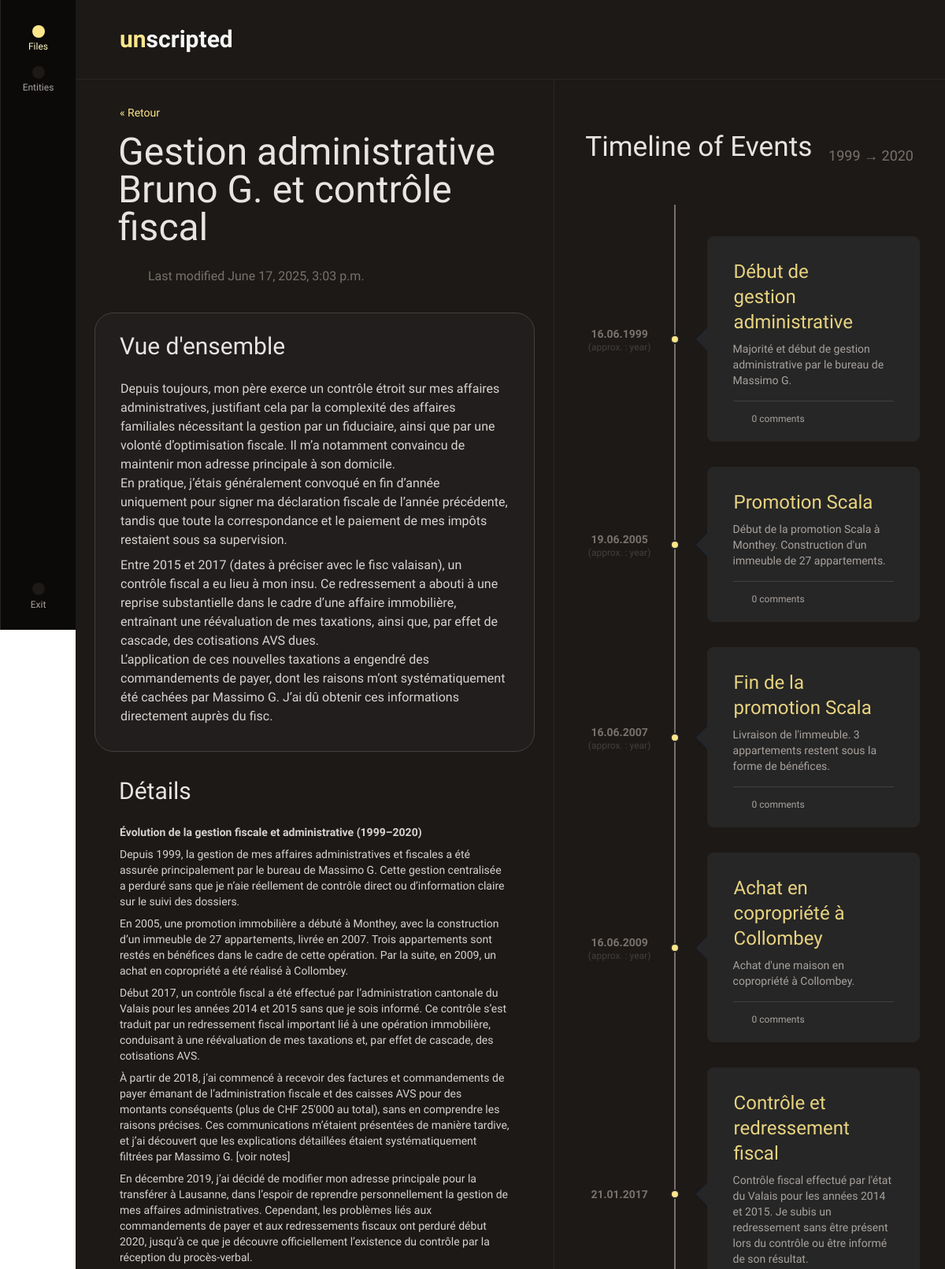
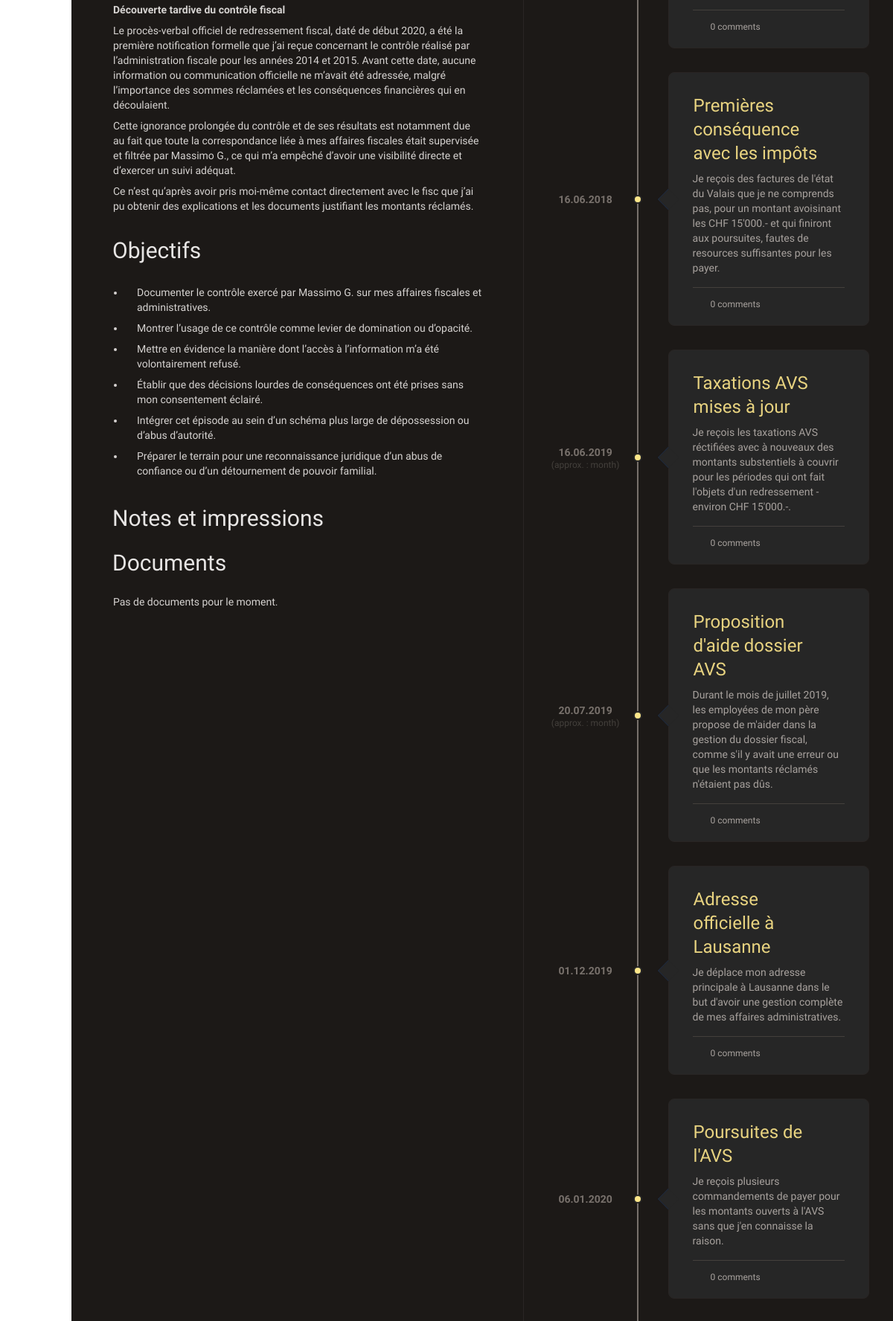
The page /files/gestion-administrative-bruno-g/ (signed in, upper part) on the database its author committed (2 pictures, top to bottom).
### timeline/models.py (models this page shows, shortened)
class File(models.Model):
    owner = models.ForeignKey(User, on_delete=models.SET_NULL, null=True, blank=True, related_name="files")
    slug = models.SlugField(unique=True)
    parent = models.ForeignKey('self', on_delete=models.CASCADE, null=True, blank=True, related_name="children")
    name = models.CharField(max_length=200, unique=True)
    summary = RichTextField(blank=True, null=True)
    details = RichTextField(blank=True, null=True)
    information = RichTextField(blank=True, null=True, verbose_name="Practical informations")
    objectives = RichTextField(blank=True, null=True, verbose_name="Objectives")
    created_at = models.DateTimeField(auto_now_add=True)
    modified_at = models.DateTimeField(auto_now=True)
    documents = GenericRelation('UploadedDocument')
    notes = RichTextField(blank=True, null=True)
    comments = GenericRelation(Comment)
    tags = models.ManyToManyField('Tag', blank=True, related_name='file')
    active = models.BooleanField(default=False)
    def get_documents_from_events(self):
        event_ct = ContentType.objects.get_for_model(Event)
        return UploadedDocument.objects.filter(
            content_type=event_ct,
            object_id__in=self.events.values_list('id', flat=True)
        )

class Event(models.Model):
    owner = models.ForeignKey(User, on_delete=models.SET_NULL, null=True, blank=True, related_name="events")
    file = models.ForeignKey(File, on_delete=models.SET_NULL, null=True, blank=True, related_name="events")
    name = models.CharField(max_length=200)
    date = models.DateField()
    date_approx_level = models.CharField(
        max_length=10,
        choices=APPROXIMATENESS_LEVELS,
        default='none',
    )
    description = RichTextField(blank=True, null=True)
    details = RichTextField(blank=True, null=True)
    abuse_types = models.ManyToManyField(AbuseType, blank=True)
    icon = models.CharField(max_length=50, blank=True)
    created_at = models.DateTimeField(auto_now_add=True)
    documents = GenericRelation('UploadedDocument')
    comments = GenericRelation(Comment)
    tags = models.ManyToManyField('Tag', blank=True, related_name='event')
    def get_absolute_url(self):
        return reverse('event_details', kwargs={'event_id': self.id})
    class Meta:
        ordering = ["date"]

### timeline_backend/views.py (the view)
# urls.py: path('files/<slug:slug>/', views.file_details, name='file_details'),
@login_required
def file_details(request, slug):
    file = get_object_or_404(File, slug=slug)
    events = file.events.order_by("date")
    first_event = events.first()
    last_event = events.last()
    direct_documents = file.documents.all()
    context = {
        "file": file,
        "events": events,
        "first_event": first_event,
        "last_event": last_event,
        'documents_from_events': file.get_documents_from_events(),
        "direct_documents": direct_documents,
    }
    return render(request, "file_details.html", context)

### templates/file_details.html (shortened to what this page needs)
{% extends "files.html" %}
{% block content %}
        <div class="font-sans text-stone-500 flex flex-row items-center gap-3 text-sm">
            <a href="../">« Retour</a>
        </div>
        <h1>{{ file.name }}</h1>
        <div class="font-sans text-stone-500 flex flex-row items-center gap-3 text-sm">
        <span class="text-stone-500 iconify block w-6 h-6 mb-1" data-icon="solar:calendar-date-bold-duotone" data-inline="false"></span>
        <span class="text-base">{% if file.modified_at %}Last modified {{ file.modified_at }}{% else %}Created {{ file.created_at }}{% endif %}</span>
        </div>
        <div class="
        p-6 md:py-6 md:px-8
        border border-stone-700 my-8 text-normal text-stone-300 rounded-3xl
        bg-stone-800 bg-opacity-50
        [&>p]:mb-2
        -mx-4 md:-mx-8
        ">
            <h2>Vue d'ensemble</h2>
            {{ file.summary|safe }}
        </div>
        <div class="
        text-sm text-stone-300
        [&>p]:mb-2 mb-8
        ">
        <h2>Détails</h2>
        {{ file.details|safe }}
        </div>
        <div class="
        text-sm text-stone-300
        [&>p]:mb-2 mb-8
        ">
        <h2>Objectifs</h2>
        {{ file.objectives|safe }}
        </div>
        <div class="
        text-sm text-stone-300
        [&>p]:mb-2 mb-8
        ">
        <h2>Notes et impressions</h2>
        <h2 class="mt-4">Documents</h2>
            <div class="flex flex-col">
            {% for document in documents_from_events %}
            <div class="flex flex-row mb-4">
                <div class="flex flex-col mr-4">
                    <a href="{{ document.document.url }}">
                    <span class="text-amber-200 iconify block w-8 h-8" data-icon="solar:document-bold-duotone" data-inline="false"></span>
                    </a>
                </div>
                <div class="flex flex-col">
                    <a href="{{ document.url }}" class="text-stone-400 font-semibold text-sm">{{ document.name }}</a>
                    <p class="text-stone-600 text-xs">{{ document.description }}</p>
                </div>
            </div>
            {% empty %}
            Pas de documents pour le moment.
            {% endfor %}
            </div>
        </div>
{% endblock %}
{% block other %}
      <div class="w-full bg-stone-900 overflow-y-auto custom-scrollbar lg:max-w-[45%] border-l border-stone-800 pb-24">
        <div class="px-6 md:px-8">
            <header class="lg:sticky lg:pt-[4.2rem] top-0 flex flex-row px-2 justify-between items-center z-20 bg-stone-900">
                <h2 class="font-medium text-stone-200 text-[2.2rem]">Timeline of Events</h2>
                {% if first_event and last_event %}
                <span class="text-lg text-stone-500">
                    {{ first_event.date|date:"Y" }} → {{ last_event.date|date:"Y" }}
                </span>
                {% endif %}
            </header>
            <div class="relative">
                <div class="max-w-none px-2">
                    {% if events %}
                    <div class="flex flex-row relative md:mt-6">
                        <div class="w-full md:pl-12 md:my-4">
                        {% for event in events %}
                        <div class="border border-stone-800 relative my-8 px-2 py-1 lg:px-4 lg:py-2 bg-neutral-800 -mx-2 w-auto rounded-lg">
                            <div class="hidden md:block absolute top-1/2 left-0 h-3 w-3 border-2 border-neutral-800 bg-amber-200 rounded-full -ml-[3rem] -translate-y-1/2"></div>
                            <div class="hidden md:block absolute top-1/2 left-0 -ml-[10.5rem] -translate-y-1/2 px-2 flex flex-col items-center text-center">
                            <div class="text-stone-500 text-xs leading-tight w-24">
                                <span class="text-sm font-semibold text-sm">{{ event.date|date:"d.m.Y" }}</span><br />
                                    {% if event.date_approx_level and event.date_approx_level != "none" %}
                                <span class="text-stone-700">(approx. :
                                    {{ event.date_approx_level }})
                                </span>
                                    {% endif %}
                            </div>
                            </div>
                            <div class="hidden md:block absolute top-1/2 left-0 -ml-[10px] -translate-y-1/2">
                            <div class="w-5 h-5 border border-slate-800 bg-neutral-800 -ml-[1px]" style="transform: rotate(225deg); border-bottom-width: 0; border-left-width: 0;"></div>
                            </div>
                            <div class="p-3 md:px-4 md:py-4">
                            <h4 class="text-lg md:text-2xl font-ui font-medium text-stone-400 mt-1 ml-[1px] mb-2">
                                <a
                                    href="{{ event.get_absolute_url }}" hx-get="{{ event.get_absolute_url }}"
                                    hx-target="#overlay-content"
                                    hx-swap="innerHTML"
                                    hx-on="htmx:afterSwap: document.getElementById('overlay').classList.remove('hidden')"
                                    class="hover:no-underline flex gap-0.5 hover:gap-1 items-center duration-200"
                                >
                                    <span class="mr-2 opacity-90 text-amber-200">{{ event.name }}</span>
                                    <span class="iconify w-4 h-4 shrink-0 align-baseline block" data-icon="carbon:popup" data-inline="false"></span>
                                </a>
                            </h4>
                            <div class="text-[0.85rem] md:text-sm text-stone-400">{{ event.description|safe }}</div>
                            </div>
                            <div class="flex flex-row border-t border-stone-700 text-stone-400 mx-3 md:mx-4 py-3 text-xs gap-4">
                                <div class="flex items-center gap-2">
                                    <span class="text-stone-400 iconify block w-4 h-4" data-icon="uim:comment-message" data-inline="false"></span>
                                    <span class="inline-block align-middle mt-[2px]">{{ event.comments.count }} comment{{ event.comments.count|pluralize }}</span>
                                </div>
                            </div>
                        </div>
                        {% endfor %}
                    </div>
                </div>
                {% else %}
                    <span class="text-stone-500">No events have been logged in this file. Yet.</span>
                {% endif %}
            </div>
</div>
        </div>
      </div>
{% endblock %}

### rows shown on the page
File: name "Gestion administrative Bruno G. et contrôle fiscal", modified_at "June 17, 2025, 3:03 p.m.", summary "Depuis toujours, mon père exerce un contrôle étroit sur mes affaires administratives, justifiant cela par la complexité des affaires familiales nécessitant la gestion par un fiduciaire, ainsi que par une volonté d’optimisation fiscale. Il m’a notamment convaincu de maintenir mon adresse principale à son domicile. En pratique, j’étais généralement convoqué en fin d’année uniquement pour signer ma déclaration fiscale de l’année précédente, tandis que toute la correspondance et le paiement de mes impôts restaient sous sa supervision. Entre 2015 et 2017 (dates à préciser avec le fisc valaisan), un contrôle fiscal a eu lieu à mon insu. Ce redressement a abouti à une reprise substantielle dans le…", details "Évolution de la gestion fiscale et administrative (1999–2020) Depuis 1999, la gestion de mes affaires administratives et fiscales a été assurée principalement par le bureau de Massimo G. Cette gestion centralisée a perduré sans que je n’aie réellement de contrôle direct ou d’information claire sur le suivi des dossiers. En 2005, une promotion immobilière a débuté à Monthey, avec la construction d’un immeuble de 27 appartements, livrée en 2007. Trois appartements sont restés en bénéfices dans le cadre de cette opération. Par la suite, en 2009, un achat en copropriété a été réalisé à Collombey. Début 2017, un contrôle fiscal a été effectué par l’administration cantonale du Valais pour les…", objectives "Documenter le contrôle exercé par Massimo G. sur mes affaires fiscales et administratives. Montrer l’usage de ce contrôle comme levier de domination ou d’opacité. Mettre en évidence la manière dont l’accès à l’information m’a été volontairement refusé. Établir que des décisions lourdes de conséquences ont été prises sans mon consentement éclairé. Intégrer cet épisode au sein d’un schéma plus large de dépossession ou d’abus d’autorité. Préparer le terrain pour une reconnaissance juridique d’un abus de confiance ou d’un détournement de pouvoir familial."
Event: date "1999", date "16.06.1999", date_approx_level "year", name "Début de gestion administrative", description "Majorité et début de gestion administrative par le bureau de Massimo G.", comments.count "0"
Event: date "2020"
Event: date "19.06.2005", date_approx_level "year", name "Promotion Scala", description "Début de la promotion Scala à Monthey. Construction d'un immeuble de 27 appartements.", comments.count "0"
Event: date "16.06.2007", date_approx_level "year", name "Fin de la promotion Scala", description "Livraison de l'immeuble. 3 appartements restent sous la forme de bénéfices.", comments.count "0"
Event: date "16.06.2009", date_approx_level "year", name "Achat en copropriété à Collombey", description "Achat d'une maison en copropriété à Collombey.", comments.count "0"
Event: date "21.01.2017", name "Contrôle et redressement fiscal", description "Contrôle fiscal effectué par l'état du Valais pour les années 2014 et 2015. Je subis un redressement sans être présent lors du contrôle ou être informé de son résultat.", comments.count "0"
Event: date "16.06.2018", name "Premières conséquence avec les impôts", description "Je reçois des factures de l'état du Valais que je ne comprends pas, pour un montant avoisinant les CHF 15'000.- et qui finiront aux poursuites, fautes de resources suffisantes pour les payer.", comments.count "0"
Event: date "16.06.2019", date_approx_level "month", name "Taxations AVS mises à jour", description "Je reçois les taxations AVS réctifiées avec à nouveaux des montants substentiels à couvrir pour les périodes qui ont fait l'objets d'un redressement - environ CHF 15'000.-.", comments.count "0"
Event: date "20.07.2019", date_approx_level "month", name "Proposition d'aide dossier AVS", description "Durant le mois de juillet 2019, les employées de mon père propose de m'aider dans la gestion du dossier fiscal, comme s'il y avait une erreur ou que les montants réclamés n'étaient pas dûs.", comments.count "0"
Event: date "01.12.2019", name "Adresse officielle à Lausanne", description "Je déplace mon adresse principale à Lausanne dans le but d'avoir une gestion complète de mes affaires administratives.", comments.count "0"
Event: date "06.01.2020", name "Poursuites de l'AVS", description "Je reçois plusieurs commandements de payer pour les montants ouverts à l'AVS sans que j'en connaisse la raison.", comments.count "0"
